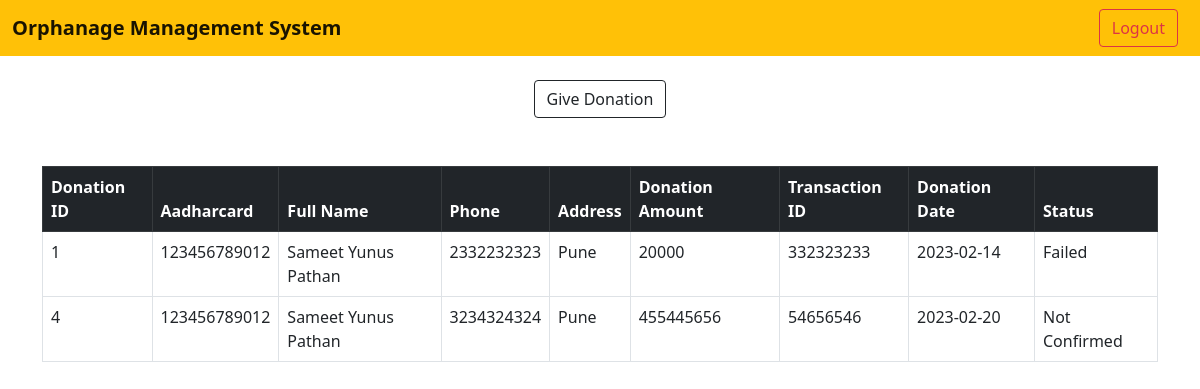
Page /Donar/index.php (signed in) on the committed database.
### tables this page shows
CREATE TABLE `donation` (
  `donation_id` int(11) NOT NULL,
  `aadharcard` varchar(100) NOT NULL,
  `full_name` varchar(100) NOT NULL,
  `phone` varchar(15) NOT NULL,
  `address` varchar(255) NOT NULL,
  `donation_amount` varchar(100) NOT NULL,
  `transaction_id` varchar(50) NOT NULL,
  `donation_date` varchar(100) NOT NULL,
  `status` varchar(50) DEFAULT 'Not Confirmed'
);

### Donar/index.php (the view, shortened to what this page needs)
<!doctype html>
<html lang="en">
<head>
    <link href="https://cdn.jsdelivr.net/npm/bootstrap@5.0.2/dist/css/bootstrap.min.css" rel="stylesheet">
</head>
<body>
    <nav class="navbar navbar-light bg-warning">
        <div class="container-fluid">
            <a class="navbar-brand" style="font-weight: bold;">Orphanage Management System</a>
            <form class="d-flex">
                <a href="logout.php" >  <button type="button" class="btn btn-outline-danger"  style="margin-right: 10px;">Logout</button></a>
            </form>
        </div>
    </nav>
    <div class="d-flex justify-content-evenly mt-4">
    <div>
        <button class="btn btn-outline-dark my-2 my-sm-0" data-bs-toggle="modal" data-bs-target="#exampleModal3">Give Donation</button>
    </div>
    </div>
<div class="container mt-2">
    <table class="table table-bordered mt-5 container">
    <thead class="table-dark">
        <tr>
        <th>Donation ID</th>
        <th>Aadharcard</th>
        <th>Full Name</th>
        <th>Phone</th>
        <th>Address</th>
        <th>Donation Amount</th>
        <th>Transaction ID</th>
        <th>Donation Date</th>
        <th>Status</th>
        </tr>
    </thead>
    <tbody>
        <?php
        $host = 'localhost:3306';
        $user = 'root';
        $pass = '';
        $dbname = 'orphanage-master';
        $conn = mysqli_connect($host, $user, $pass,$dbname);
        $user=$_SESSION["aadharcard"];
        $sql = "SELECT * FROM donation WHERE aadharcard = '$user' ";
        $result = mysqli_query($conn, $sql);
        while ($row = mysqli_fetch_assoc($result)) {
            echo "<tr>";
            echo "<td>" . $row['donation_id'] . "</td>";
            echo "<td>" . $row['aadharcard'] . "</td>";
            echo "<td>" . $row['full_name'] . "</td>";
            echo "<td>" . $row['phone'] . "</td>";
            echo "<td>" . $row['address'] . "</td>";
            echo "<td>" . $row['donation_amount'] . "</td>";
            echo "<td>" . $row['transaction_id'] . "</td>";
            echo "<td>" . $row['donation_date'] . "</td>";
            echo "<td>" . $row['status'] . "</td>";
            echo "</tr>";
        }
        ?>
    </tbody>
    </table>
</div>
</body>
</html>

### rows in the picture
donation: donation_id "1", aadharcard "123456789012", full_name "Sameet Yunus Pathan", phone "2332232323", address "Pune", donation_amount "20000", transaction "332323233", donation_date "2023-02-14", status "Failed"
donation: donation_id "4", aadharcard "123456789012", full_name "Sameet Yunus Pathan", phone "3234324324", address "Pune", donation_amount "455445656", transaction "54656546", donation_date "2023-02-20", status "Not Confirmed"
